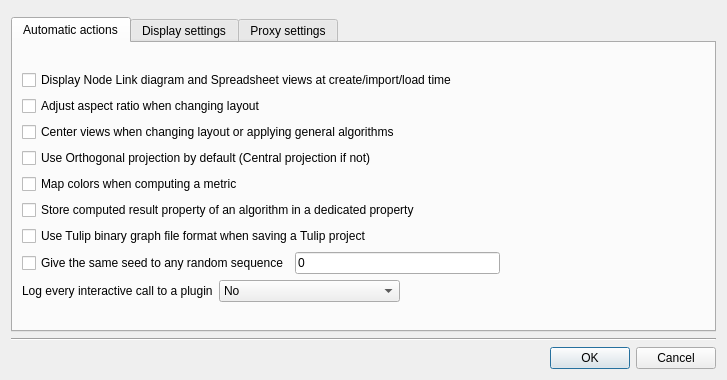
<?xml version="1.0" encoding="UTF-8"?>
<ui version="4.0">
 <class>PreferencesDialog</class>
 <widget class="QDialog" name="PreferencesDialog">
  <property name="geometry">
   <rect>
    <x>0</x>
    <y>0</y>
    <width>727</width>
    <height>380</height>
   </rect>
  </property>
  <property name="sizePolicy">
   <sizepolicy hsizetype="Preferred" vsizetype="Preferred">
    <horstretch>0</horstretch>
    <verstretch>0</verstretch>
   </sizepolicy>
  </property>
  <property name="minimumSize">
   <size>
    <width>0</width>
    <height>0</height>
   </size>
  </property>
  <property name="windowTitle">
   <string>Tulip preferences</string>
  </property>
  <property name="windowIcon">
   <iconset>
    <normaloff>:/tulip/gui/icons/logo32x32.png</normaloff>:/tulip/gui/icons/logo32x32.png</iconset>
  </property>
  <layout class="QVBoxLayout" name="verticalLayout_5">
   <item>
    <widget class="QFrame" name="horizontalFrame_2">
     <property name="sizePolicy">
      <sizepolicy hsizetype="Preferred" vsizetype="Maximum">
       <horstretch>0</horstretch>
       <verstretch>0</verstretch>
      </sizepolicy>
     </property>
     <layout class="QHBoxLayout" name="horizontalLayout_4">
      <property name="topMargin">
       <number>0</number>
      </property>
      <property name="bottomMargin">
       <number>0</number>
      </property>
     </layout>
    </widget>
   </item>
   <item>
    <widget class="QTabWidget" name="tabWidget">
     <property name="currentIndex">
      <number>0</number>
     </property>
     <widget class="QWidget" name="tab">
      <attribute name="title">
       <string>Automatic actions</string>
      </attribute>
      <layout class="QVBoxLayout" name="verticalLayout_4">
       <item>
        <layout class="QVBoxLayout" name="verticalLayout_2">
         <item>
          <widget class="QCheckBox" name="displayDefaultViews">
           <property name="toolTip">
            <string>&lt;html&gt;&lt;head/&gt;&lt;body&gt;&lt;p&gt;When creating a new graph, importing or loading a graph file, a &lt;span style=&quot; font-weight:600;&quot;&gt;Node Link diagram&lt;/span&gt; and a &lt;span style=&quot; font-weight:600;&quot;&gt;Spreadsheet&lt;/span&gt; views will be automatically created on the corresponding graph.&lt;/p&gt;&lt;/body&gt;&lt;/html&gt;</string>
           </property>
           <property name="text">
            <string>Display Node Link diagram and Spreadsheet views at create/import/load time</string>
           </property>
          </widget>
         </item>
         <item>
          <widget class="QCheckBox" name="aspectRatioCheck">
           <property name="toolTip">
            <string>&lt;html&gt;&lt;body&gt;&lt;p&gt;After applying a layout algorithm, the graph layout will be automatically scaled to get an aspect ratio of 1.&lt;/p&gt;&lt;/body&gt;&lt;/html&gt;</string>
           </property>
           <property name="text">
            <string>Adjust aspect ratio when changing layout</string>
           </property>
          </widget>
         </item>
         <item>
          <widget class="QCheckBox" name="centerViewCheck">
           <property name="toolTip">
            <string>&lt;html&gt;&lt;body&gt;&lt;p&gt;After computing a new layout or applying a general algorithm, the graph views will be automatically centered.&lt;/p&gt;&lt;/body&gt;&lt;/html&gt;</string>
           </property>
           <property name="text">
            <string>Center views when changing layout or applying general algorithms</string>
           </property>
           <property name="checked">
            <bool>false</bool>
           </property>
          </widget>
         </item>
         <item>
          <widget class="QCheckBox" name="viewOrthoCheck">
           <property name="toolTip">
            <string>&lt;html&gt;&lt;body&gt;&lt;p&gt;If checked, the 3D views will use an orthogonal projection; a central projection if not.&lt;/p&gt;&lt;/body&gt;&lt;/html&gt;</string>
           </property>
           <property name="text">
            <string>Use Orthogonal projection by default (Central projection if not)</string>
           </property>
           <property name="checked">
            <bool>false</bool>
           </property>
          </widget>
         </item>
         <item>
          <widget class="QCheckBox" name="colorMappingCheck">
           <property name="toolTip">
            <string>&lt;html&gt;&lt;head/&gt;&lt;body&gt;&lt;p&gt;After a metric computation, the graph nodes will be automatically colorized according to the metric associated values, using the color scale defined as value of the &amp;quot;color scale&amp;quot; parameter of the &lt;span style=&quot; font-weight:600;&quot;&gt;Color Mapping&lt;/span&gt; plugin.&lt;/p&gt;&lt;/body&gt;&lt;/html&gt;</string>
           </property>
           <property name="text">
            <string>Map colors when computing a metric</string>
           </property>
          </widget>
         </item>
         <item>
          <widget class="QCheckBox" name="resultPropertyStoredCheck">
           <property name="toolTip">
            <string>&lt;html&gt;&lt;body&gt;&lt;p&gt;The contents of the result property of an algorithm (viewMetric for example) will be copied in a new property automatically named using the values of the algorithm parameters.&lt;/p&gt;&lt;/body&gt;&lt;/html&gt;</string>
           </property>
           <property name="text">
            <string>Store computed result property of an algorithm in a dedicated property</string>
           </property>
          </widget>
         </item>
         <item>
          <widget class="QCheckBox" name="usetlpbformat">
           <property name="toolTip">
            <string>&lt;html&gt;&lt;head/&gt;&lt;body&gt;&lt;p&gt;Use the Tulip binary graph file format (tlpb) instead of the tlp plain text file format. The use of the tlpb format makes loading/saving of Tulip project file much faster.&lt;/p&gt;&lt;/body&gt;&lt;/html&gt;</string>
           </property>
           <property name="text">
            <string>Use Tulip binary graph file format when saving a Tulip project</string>
           </property>
          </widget>
         </item>
         <item>
          <layout class="QHBoxLayout" name="horizontalLayout_7">
           <item>
            <widget class="QCheckBox" name="randomSeedCheck">
             <property name="toolTip">
              <string>&lt;html&gt;&lt;body&gt;&lt;p&gt;When checked, each random sequence will be initialized with the given value (useful to ensure reproductible behavior).&lt;br/&gt;If not, a new seed will be randomly choosen to initialize each new random sequence.&lt;/p&gt;&lt;/body&gt;&lt;/html&gt;</string>
             </property>
             <property name="text">
              <string>Give the same seed to any random sequence</string>
             </property>
            </widget>
           </item>
           <item>
            <widget class="QLineEdit" name="randomSeedEdit">
             <property name="toolTip">
              <string>The seed value must be a positive integer</string>
             </property>
             <property name="text">
              <string>0</string>
             </property>
            </widget>
           </item>
           <item>
            <spacer name="horizontalSpacer_4">
             <property name="orientation">
              <enum>Qt::Horizontal</enum>
             </property>
             <property name="sizeHint" stdset="0">
              <size>
               <width>40</width>
               <height>20</height>
              </size>
             </property>
            </spacer>
           </item>
          </layout>
         </item>
         <item>
          <layout class="QHBoxLayout" name="horizontalLayout_8">
           <item>
            <widget class="QLabel" name="logLabel">
             <property name="toolTip">
              <string>&lt;p&gt;Choose whether you want to log every interactive call to an algorithm, an export or import plugin.&lt;br/&gt;The execution time can be logged too.&lt;/p&gt;</string>
             </property>
             <property name="styleSheet">
              <string notr="true">QLabel  {font-style: normal }</string>
             </property>
             <property name="text">
              <string>Log every interactive call to a plugin</string>
             </property>
            </widget>
           </item>
           <item>
            <widget class="QComboBox" name="logCombo">
             <property name="toolTip">
              <string>&lt;p&gt;Choose whether you want to log every interactive call to an algorithm, an export or import plugin.&lt;br/&gt;The execution time can be logged too.&lt;/p&gt;</string>
             </property>
             <item>
              <property name="text">
               <string>No</string>
              </property>
             </item>
             <item>
              <property name="text">
               <string>Yes</string>
              </property>
             </item>
             <item>
              <property name="text">
               <string>Yes, with the execution time</string>
              </property>
             </item>
            </widget>
           </item>
           <item>
            <spacer name="horizontalSpacer_5">
             <property name="orientation">
              <enum>Qt::Horizontal</enum>
             </property>
             <property name="sizeHint" stdset="0">
              <size>
               <width>40</width>
               <height>20</height>
              </size>
             </property>
            </spacer>
           </item>
          </layout>
         </item>
        </layout>
       </item>
      </layout>
     </widget>
     <widget class="QWidget" name="tab_2">
      <attribute name="title">
       <string>Display settings</string>
      </attribute>
      <layout class="QVBoxLayout" name="verticalLayout_3">
       <item>
        <layout class="QHBoxLayout" name="horizontalLayout_2">
         <item>
          <widget class="QLabel" name="label">
           <property name="text">
            <string>Display mode</string>
           </property>
          </widget>
         </item>
         <item>
          <widget class="QComboBox" name="displayModeCombo">
           <property name="minimumSize">
            <size>
             <width>55</width>
             <height>0</height>
            </size>
           </property>
           <item>
            <property name="text">
             <string>Light</string>
            </property>
           </item>
           <item>
            <property name="text">
             <string>Dark</string>
            </property>
           </item>
          </widget>
         </item>
         <item>
          <spacer name="horizontalSpacer_7">
           <property name="orientation">
            <enum>Qt::Horizontal</enum>
           </property>
           <property name="sizeHint" stdset="0">
            <size>
             <width>40</width>
             <height>20</height>
            </size>
           </property>
          </spacer>
         </item>
        </layout>
       </item>
       <item>
        <widget class="Line" name="line">
         <property name="orientation">
          <enum>Qt::Horizontal</enum>
         </property>
        </widget>
       </item>
       <item>
        <layout class="QVBoxLayout" name="renderingFrameContents">
         <property name="spacing">
          <number>10</number>
         </property>
         <item>
          <widget class="QTableWidget" name="graphDefaultsTable">
           <property name="sizePolicy">
            <sizepolicy hsizetype="Expanding" vsizetype="Preferred">
             <horstretch>0</horstretch>
             <verstretch>0</verstretch>
            </sizepolicy>
           </property>
           <property name="styleSheet">
            <string notr="true">QAbstractItemView {
border: 0px;
}
QTableView {
font: 12px;
}
</string>
           </property>
           <property name="frameShape">
            <enum>QFrame::NoFrame</enum>
           </property>
           <property name="editTriggers">
            <set>QAbstractItemView::AllEditTriggers</set>
           </property>
           <property name="showGrid">
            <bool>false</bool>
           </property>
           <property name="cornerButtonEnabled">
            <bool>false</bool>
           </property>
           <attribute name="horizontalHeaderMinimumSectionSize">
            <number>1</number>
           </attribute>
           <attribute name="horizontalHeaderDefaultSectionSize">
            <number>200</number>
           </attribute>
           <row/>
           <row/>
           <row/>
           <row/>
           <row/>
           <column>
            <property name="text">
             <string>Drawing defaults</string>
            </property>
           </column>
           <column>
            <property name="text">
             <string>Nodes</string>
            </property>
           </column>
           <column>
            <property name="text">
             <string>Edges</string>
            </property>
           </column>
           <item row="0" column="0">
            <property name="text">
             <string>Default color</string>
            </property>
            <property name="font">
             <font>
              <pointsize>8</pointsize>
              <weight>75</weight>
              <bold>true</bold>
             </font>
            </property>
           </item>
           <item row="1" column="0">
            <property name="text">
             <string>Default size</string>
            </property>
            <property name="font">
             <font>
              <pointsize>8</pointsize>
              <weight>75</weight>
              <bold>true</bold>
             </font>
            </property>
           </item>
           <item row="2" column="0">
            <property name="text">
             <string>Default shape</string>
            </property>
            <property name="font">
             <font>
              <pointsize>8</pointsize>
              <weight>75</weight>
              <bold>true</bold>
             </font>
            </property>
           </item>
           <item row="3" column="0">
            <property name="text">
             <string>Selection color (nodes = edges)</string>
            </property>
            <property name="font">
             <font>
              <pointsize>8</pointsize>
              <weight>75</weight>
              <bold>true</bold>
             </font>
            </property>
           </item>
           <item row="4" column="0">
            <property name="text">
             <string>Default label color (nodes = edges)</string>
            </property>
            <property name="font">
             <font>
              <pointsize>8</pointsize>
              <weight>75</weight>
              <bold>true</bold>
             </font>
            </property>
           </item>
          </widget>
         </item>
        </layout>
       </item>
       <item>
        <layout class="QHBoxLayout" name="drawingHorizontalLayout">
         <property name="spacing">
          <number>0</number>
         </property>
         <item>
          <widget class="QCheckBox" name="applyDrawingDefaultsCheck">
           <property name="toolTip">
            <string>&lt;p&gt;If checked, when clicking &quot;OK&quot;, &lt;br/&gt;the drawing defaults changes will be applied to the graphs currently loaded.&lt;/p&gt;</string>
           </property>
           <property name="text">
            <string>Apply drawing defaults changes to loaded graphs</string>
           </property>
          </widget>
         </item>
         <item>
          <spacer name="horizontalSpacer_6">
           <property name="orientation">
            <enum>Qt::Horizontal</enum>
           </property>
           <property name="sizeHint" stdset="0">
            <size>
             <width>40</width>
             <height>20</height>
            </size>
           </property>
          </spacer>
         </item>
         <item>
          <widget class="QPushButton" name="resetAllDrawingDefaultsButton">
           <property name="sizePolicy">
            <sizepolicy hsizetype="Minimum" vsizetype="Fixed">
             <horstretch>0</horstretch>
             <verstretch>0</verstretch>
            </sizepolicy>
           </property>
           <property name="minimumSize">
            <size>
             <width>0</width>
             <height>0</height>
            </size>
           </property>
           <property name="toolTip">
            <string>&lt;p&gt;Reset all drawing defaults to their Tulip predefined values.&lt;br/&gt;You can also reset row specific default values in using a contextual menu displayed by a left click on the title of the corresponding row.&lt;/p&gt;</string>
           </property>
           <property name="text">
            <string>Reset all defaults</string>
           </property>
          </widget>
         </item>
        </layout>
       </item>
      </layout>
     </widget>
     <widget class="QWidget" name="tab_3">
      <attribute name="title">
       <string>Proxy settings</string>
      </attribute>
      <layout class="QVBoxLayout" name="verticalLayout">
       <item>
        <layout class="QVBoxLayout" name="networkFrameContents">
         <property name="spacing">
          <number>0</number>
         </property>
         <item>
          <widget class="QCheckBox" name="proxyCheck">
           <property name="styleSheet">
            <string notr="true">font: italic;</string>
           </property>
           <property name="text">
            <string>Enable application proxy</string>
           </property>
          </widget>
         </item>
         <item>
          <widget class="QFrame" name="networkFrame1">
           <property name="enabled">
            <bool>false</bool>
           </property>
           <layout class="QHBoxLayout" name="horizontalLayout">
            <item>
             <widget class="QLabel" name="labeltype">
              <property name="text">
               <string>Type</string>
              </property>
             </widget>
            </item>
            <item>
             <widget class="QComboBox" name="proxyType">
              <item>
               <property name="text">
                <string>SOCKS 5</string>
               </property>
              </item>
              <item>
               <property name="text">
                <string>HTTP</string>
               </property>
              </item>
              <item>
               <property name="text">
                <string>Caching-only HTTP</string>
               </property>
              </item>
              <item>
               <property name="text">
                <string>Caching FTP</string>
               </property>
              </item>
             </widget>
            </item>
            <item>
             <spacer name="horizontalSpacer">
              <property name="orientation">
               <enum>Qt::Horizontal</enum>
              </property>
              <property name="sizeHint" stdset="0">
               <size>
                <width>40</width>
                <height>20</height>
               </size>
              </property>
             </spacer>
            </item>
           </layout>
          </widget>
         </item>
         <item>
          <widget class="QFrame" name="networkFrame2">
           <property name="enabled">
            <bool>false</bool>
           </property>
           <layout class="QHBoxLayout" name="horizontalLayout_3">
            <item>
             <widget class="QLabel" name="labelhost">
              <property name="text">
               <string>Host</string>
              </property>
             </widget>
            </item>
            <item>
             <widget class="QLineEdit" name="proxyAddr">
              <property name="placeholderText">
               <string>address</string>
              </property>
             </widget>
            </item>
            <item>
             <widget class="QLabel" name="label_2">
              <property name="text">
               <string>:</string>
              </property>
             </widget>
            </item>
            <item>
             <widget class="QSpinBox" name="proxyPort">
              <property name="maximum">
               <number>65535</number>
              </property>
              <property name="value">
               <number>3128</number>
              </property>
             </widget>
            </item>
            <item>
             <spacer name="horizontalSpacer_2">
              <property name="orientation">
               <enum>Qt::Horizontal</enum>
              </property>
              <property name="sizeHint" stdset="0">
               <size>
                <width>40</width>
                <height>20</height>
               </size>
              </property>
             </spacer>
            </item>
           </layout>
          </widget>
         </item>
         <item>
          <widget class="QFrame" name="networkFrame3">
           <property name="enabled">
            <bool>false</bool>
           </property>
           <layout class="QHBoxLayout" name="horizontalLayout_6">
            <item>
             <widget class="QCheckBox" name="proxyAuthCheck">
              <property name="text">
               <string>Use authentication</string>
              </property>
             </widget>
            </item>
            <item>
             <widget class="QLineEdit" name="proxyUser">
              <property name="enabled">
               <bool>false</bool>
              </property>
              <property name="placeholderText">
               <string>name</string>
              </property>
             </widget>
            </item>
            <item>
             <widget class="QLineEdit" name="proxyPassword">
              <property name="enabled">
               <bool>false</bool>
              </property>
              <property name="echoMode">
               <enum>QLineEdit::Password</enum>
              </property>
              <property name="placeholderText">
               <string>password</string>
              </property>
             </widget>
            </item>
           </layout>
          </widget>
         </item>
        </layout>
       </item>
      </layout>
     </widget>
    </widget>
   </item>
   <item>
    <widget class="Line" name="line_2">
     <property name="orientation">
      <enum>Qt::Horizontal</enum>
     </property>
    </widget>
   </item>
   <item>
    <widget class="QDialogButtonBox" name="buttonBox">
     <property name="standardButtons">
      <set>QDialogButtonBox::Cancel|QDialogButtonBox::Ok</set>
     </property>
    </widget>
   </item>
  </layout>
 </widget>
 <resources>
  <include location="../../../../library/tulip-gui/resources/TulipGUIResource.qrc"/>
 </resources>
 <connections>
  <connection>
   <sender>proxyCheck</sender>
   <signal>clicked(bool)</signal>
   <receiver>networkFrame1</receiver>
   <slot>setEnabled(bool)</slot>
   <hints>
    <hint type="sourcelabel">
     <x>538</x>
     <y>107</y>
    </hint>
    <hint type="destinationlabel">
     <x>538</x>
     <y>139</y>
    </hint>
   </hints>
  </connection>
  <connection>
   <sender>proxyCheck</sender>
   <signal>clicked(bool)</signal>
   <receiver>networkFrame3</receiver>
   <slot>setEnabled(bool)</slot>
   <hints>
    <hint type="sourcelabel">
     <x>538</x>
     <y>107</y>
    </hint>
    <hint type="destinationlabel">
     <x>538</x>
     <y>205</y>
    </hint>
   </hints>
  </connection>
  <connection>
   <sender>proxyAuthCheck</sender>
   <signal>clicked(bool)</signal>
   <receiver>proxyUser</receiver>
   <slot>setEnabled(bool)</slot>
   <hints>
    <hint type="sourcelabel">
     <x>212</x>
     <y>190</y>
    </hint>
    <hint type="destinationlabel">
     <x>397</x>
     <y>190</y>
    </hint>
   </hints>
  </connection>
  <connection>
   <sender>proxyAuthCheck</sender>
   <signal>clicked(bool)</signal>
   <receiver>proxyPassword</receiver>
   <slot>setEnabled(bool)</slot>
   <hints>
    <hint type="sourcelabel">
     <x>212</x>
     <y>190</y>
    </hint>
    <hint type="destinationlabel">
     <x>614</x>
     <y>190</y>
    </hint>
   </hints>
  </connection>
  <connection>
   <sender>buttonBox</sender>
   <signal>accepted()</signal>
   <receiver>PreferencesDialog</receiver>
   <slot>accept()</slot>
   <hints>
    <hint type="sourcelabel">
     <x>478</x>
     <y>446</y>
    </hint>
    <hint type="destinationlabel">
     <x>478</x>
     <y>235</y>
    </hint>
   </hints>
  </connection>
  <connection>
   <sender>buttonBox</sender>
   <signal>rejected()</signal>
   <receiver>PreferencesDialog</receiver>
   <slot>reject()</slot>
   <hints>
    <hint type="sourcelabel">
     <x>478</x>
     <y>446</y>
    </hint>
    <hint type="destinationlabel">
     <x>478</x>
     <y>235</y>
    </hint>
   </hints>
  </connection>
  <connection>
   <sender>proxyCheck</sender>
   <signal>clicked(bool)</signal>
   <receiver>networkFrame2</receiver>
   <slot>setEnabled(bool)</slot>
   <hints>
    <hint type="sourcelabel">
     <x>538</x>
     <y>107</y>
    </hint>
    <hint type="destinationlabel">
     <x>538</x>
     <y>173</y>
    </hint>
   </hints>
  </connection>
  <connection>
   <sender>randomSeedCheck</sender>
   <signal>clicked(bool)</signal>
   <receiver>randomSeedEdit</receiver>
   <slot>setEnabled(bool)</slot>
   <hints>
    <hint type="sourcelabel">
     <x>158</x>
     <y>336</y>
    </hint>
    <hint type="destinationlabel">
     <x>405</x>
     <y>336</y>
    </hint>
   </hints>
  </connection>
 </connections>
 <slots>
  <slot>settingsChanged()</slot>
  <slot>applySettings()</slot>
 </slots>
</ui>
